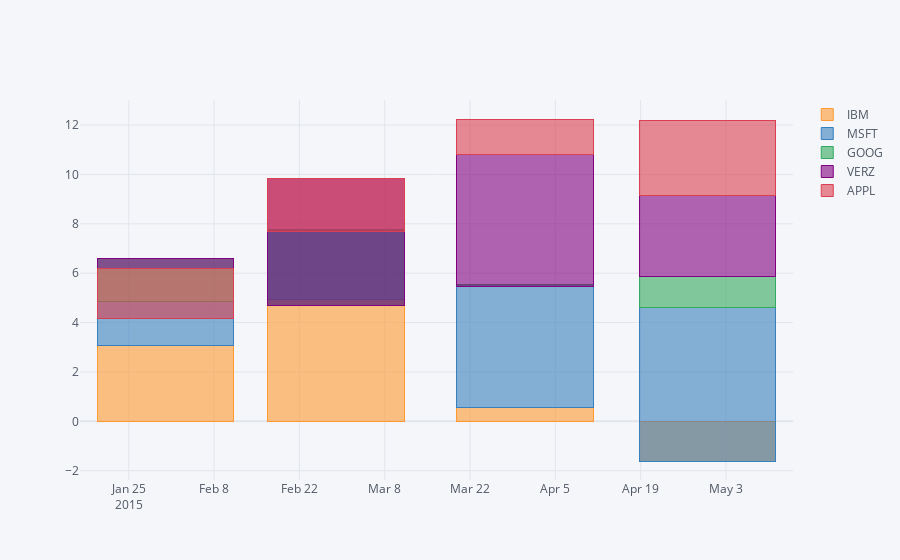

Notebook cell for this chart:
### Markdown cell above
Bars can also be stacked by a given dimension

### Code cell
df.resample('M').mean().iplot(kind='bar',barmode='stack',filename='Tutorial Bar Stacked')

### Figure 1 — Plotly figure (JSON) as saved in the notebook; plotly's stock layout.template omitted (floating-point values rounded to 4 significant figures)
{"data": [{"marker": {"color": "rgba(255, 153, 51, 0.6)", "line": {"color": "rgba(255, 153, 51, 1.0)", "width": 1}}, "name": "IBM", "orientation": "v", "text": "", "type": "bar", "x": ["2015-01-31", "2015-02-28", "2015-03-31", "2015-04-30"], "y": [3.069, 4.94, 0.5571, -1.605]}, {"marker": {"color": "rgba(55, 128, 191, 0.6)", "line": {"color": "rgba(55, 128, 191, 1.0)", "width": 1}}, "name": "MSFT", "orientation": "v", "text": "", "type": "bar", "x": ["2015-01-31", "2015-02-28", "2015-03-31", "2015-04-30"], "y": [1.791, 2.813, 4.976, 6.198]}, {"marker": {"color": "rgba(50, 171, 96, 0.6)", "line": {"color": "rgba(50, 171, 96, 1.0)", "width": 1}}, "name": "GOOG", "orientation": "v", "text": "", "type": "bar", "x": ["2015-01-31", "2015-02-28", "2015-03-31", "2015-04-30"], "y": [1.728, -3.054, -0.08707, 1.293]}, {"marker": {"color": "rgba(128, 0, 128, 0.6)", "line": {"color": "rgba(128, 0, 128, 1.0)", "width": 1}}, "name": "VERZ", "orientation": "v", "text": "", "type": "bar", "x": ["2015-01-31", "2015-02-28", "2015-03-31", "2015-04-30"], "y": [-0.4133, 5.15, 5.379, 3.256]}, {"marker": {"color": "rgba(219, 64, 82, 0.6)", "line": {"color": "rgba(219, 64, 82, 1.0)", "width": 1}}, "name": "APPL", "orientation": "v", "text": "", "type": "bar", "x": ["2015-01-31", "2015-02-28", "2015-03-31", "2015-04-30"], "y": [-2.014, -2.164, 1.42, 3.027]}], "layout": {"barmode": "stack", "legend": {"bgcolor": "#F5F6F9", "font": {"color": "#4D5663"}, "traceorder": "normal"}, "paper_bgcolor": "#F5F6F9", "plot_bgcolor": "#F5F6F9", "title": {"font": {"color": "#4D5663"}, "x": 0.5}, "xaxis": {"gridcolor": "#E1E5ED", "showgrid": true, "tickfont": {"color": "#4D5663"}, "title": {"font": {"color": "#4D5663"}, "text": ""}, "zerolinecolor": "#E1E5ED"}, "yaxis": {"gridcolor": "#E1E5ED", "showgrid": true, "tickfont": {"color": "#4D5663"}, "title": {"font": {"color": "#4D5663"}, "text": ""}, "zerolinecolor": "#E1E5ED"}}}
